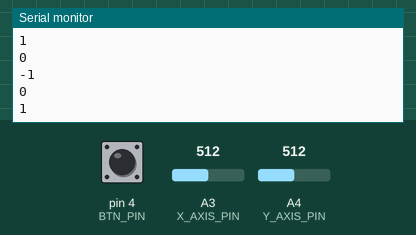
The sketch below on a simulated Arduino Uno, built with avr-gcc and run on an emulated ATmega328P. Shown: the last lines printed to the serial monitor. Inputs (shaded band) come from the test bench; at power-on: A3 (X_AXIS_PIN) = 512, A4 (Y_AXIS_PIN) = 512, pin 4 (BTN_PIN) LOW. No radio packets arrive unless stated.

Above: at 1.2 s.
1.3 s: A3 (X_AXIS_PIN) set to 716
At 1.35 s:
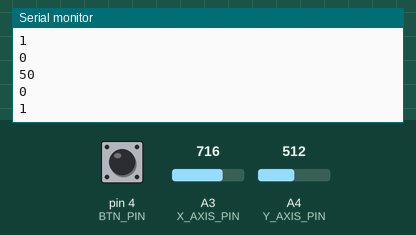
2.8 s: A4 (Y_AXIS_PIN) set to 716
At 2.88 s:
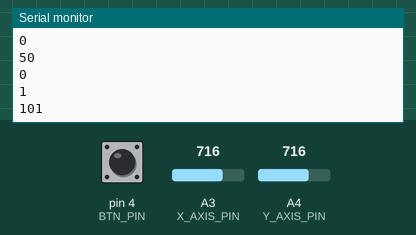
4.3 s: pin 4 (BTN_PIN) pulled HIGH for 0.15 s
5.9 s: A3 (X_AXIS_PIN) set to 900
At 5.96 s:
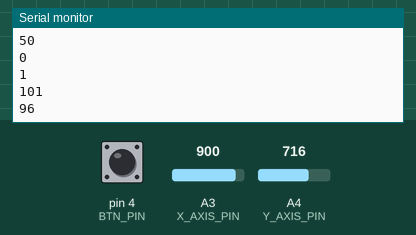
7.4 s: A4 (Y_AXIS_PIN) set to 900
At 7.4 s:
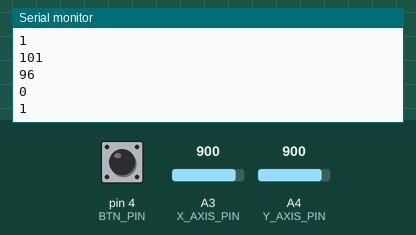
Timing chart, 0 to 9.9 s (numbered marks = the images above; inputs shaded):
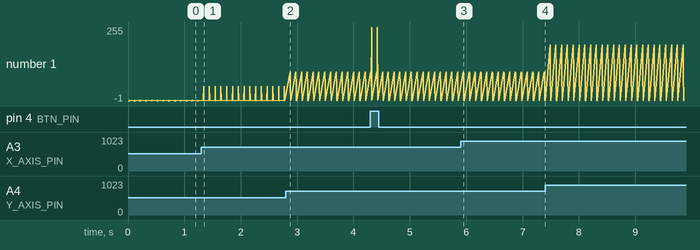

The sketch:

rc_remote.ino
```cpp
#include <SPI.h>
#include <RF24.h>

#define RF24_CE_PIN 7
#define RF24_CS_PIN 8

#define RADIO_CHANNEL 29
#define RC_ADDRESS 0x0086102400

RF24 radio(RF24_CE_PIN,RF24_CS_PIN);

#define X_AXIS_PIN A3
#define Y_AXIS_PIN A4
#define BTN_PIN 4


struct RADIO_CONTROL_PACKET
{
  char steer;
  byte throttle;
  byte brake;
  byte clutch;
  char gear;
  byte lamps;
  //byte
};

class Joystick
{
  int xAxis;
  int yAxis;
  bool btn;
public:
  inline Joystick(byte xPin,byte yPin,byte btnPin):
    _xPin(xPin),_yPin(yPin),_btnPin(btnPin) {xAxis = yAxis = 0; btn = false;}
  inline void begin() {
    pinMode(_xPin,INPUT);
    pinMode(_yPin,INPUT);
    pinMode(_btnPin,INPUT);
  };
  void update();
  void fillControlPacket(RADIO_CONTROL_PACKET* packet);
private:
  byte _xPin;
  byte _yPin;
  byte _btnPin;
};

void Joystick::update() {
  analogRead(_xPin);
  xAxis = analogRead(_xPin);
  analogRead(_yPin);
  yAxis = analogRead(_yPin);
  btn = digitalRead(_btnPin);
}

void Joystick::fillControlPacket(RADIO_CONTROL_PACKET* packet) {
  packet->steer = map(xAxis,0,1023,-128,127);
  packet->throttle = map(abs(yAxis-512),0,512,0,255);
  packet->gear = (yAxis<512)?(-1):(1);
  packet->lamps = (btn)?(0xff):(0x00);
}

Joystick joy(X_AXIS_PIN,Y_AXIS_PIN,BTN_PIN);

void setup() {
  Serial.begin(9600);
  while(!Serial);
  Serial.println("Serial ready");
  radio.begin();
  radio.setPALevel(RF24_PA_HIGH);
  //radio.setDataRate(RF24_250KBPS);
  //radio.setAutoAck(false);
  //radio.setRetries(2,15);
  radio.setChannel(RADIO_CHANNEL);

  radio.openWritingPipe(RC_ADDRESS);
  radio.stopListening();

  joy.begin();
}

RADIO_CONTROL_PACKET control_packet;

void loop() {
  joy.update();
  memset(&control_packet,0,sizeof(control_packet));
  joy.fillControlPacket(&control_packet);
  radio.write(&control_packet,sizeof(control_packet));
  Serial.println(control_packet.throttle);
  Serial.println((int)control_packet.steer);
  Serial.println(control_packet.lamps);
  Serial.println((int)control_packet.gear);
  Serial.println();
  delay(100);
}
```

Measured:
- after the input at 1.3 s, the serial monitor: prints a new line at once (image 1)
- after the input at 2.8 s, the serial monitor: prints a new line after 0.08 s (image 2)
- after the input at 5.9 s, the serial monitor: prints a new line after 0.06 s (image 3)
